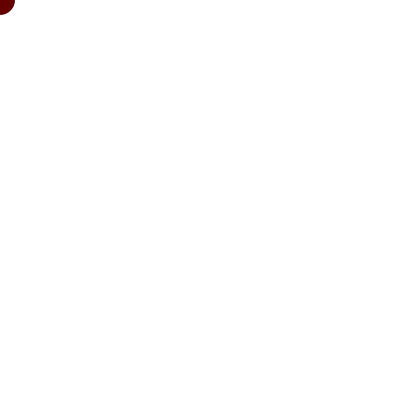
Frame 1 (no input)
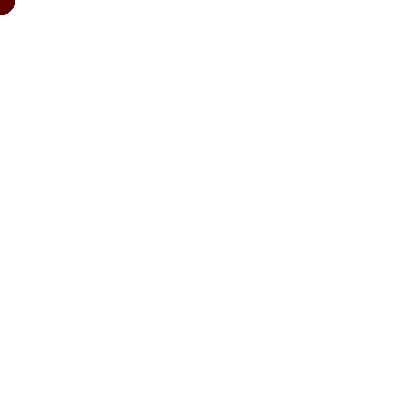
Frame 60 (the mouse pressed at the canvas centre just before this capture)
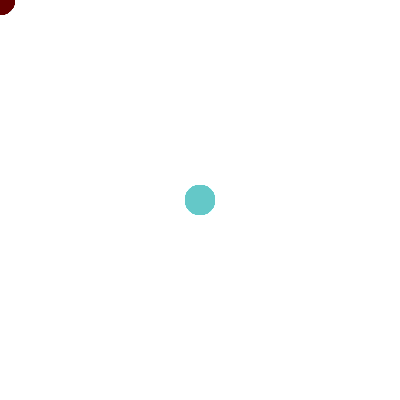
Frame 120 (the mouse held since frame 60 and released just before this capture)

The Processing sketch that drew these frames (run headless with seeded random() and noise(); from frame 60 on, the mouse is pressed at the canvas centre):

// Processing sketch: Basics_04_Variabel_II
// ── Basics_04_Variabel_II.pde
/*
HKB CAS Data Visualization 2017
Einführung
Michael Flueckiger
*/

/*
Globale Variabeln definieren:
 Variabeln müssen zuerst einen Typen haben und können dann entsprechende Werte zugewiesen bekommen.
 
 -> Der Computer muss wissen, ob es eine Farbe oder eine Zahl oder ein Wort ist:
 z.B 
 color steht für Farbe
 int steht für eine natürliche Zahl 
 float steht für eine Zahl, die auch Kommastellen haben kann
 string steht für eine Kette von Buchstaben
 boolean steht für einen boolschen Wert, etwas, das entweder wahr oder falsch sein kann
 
 */


// Variabledeclaration:
color mycolor=color(100, 100, 200); //rgb



void setup() {
  size(400, 400);
  background(255);
  smooth();
  noStroke();
}

void draw() {
  //jedes Mal, wenn das Programm wieder neu in den Drawloop eintritt, 
  //wird der Grün- und Blauwert unserer Farbvariabel neu zugewiesen:
  mycolor=color(100, mouseY, mouseX);
  fill(mycolor);
  ellipse(mouseX, mouseY, 30, 30);
}
